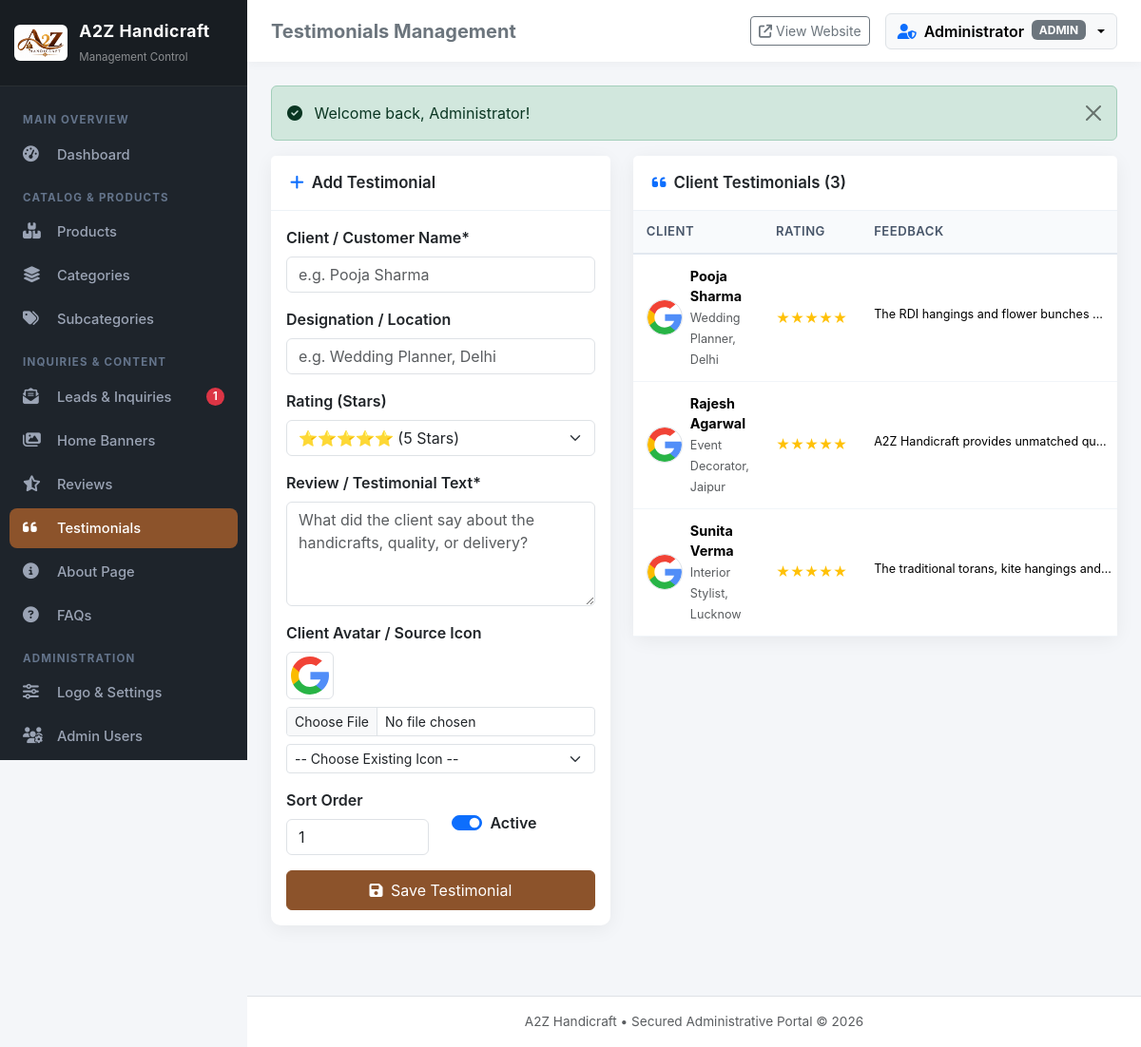
/admin/testimonials.php (signed in), run on the app's committed database.
### tables this page shows
CREATE TABLE IF NOT EXISTS `users` (
  `id` INT AUTO_INCREMENT PRIMARY KEY,
  `username` VARCHAR(60) NOT NULL UNIQUE,
  `email` VARCHAR(120) NOT NULL UNIQUE,
  `password` VARCHAR(255) NOT NULL,
  `full_name` VARCHAR(100) NOT NULL,
  `phone` VARCHAR(30) DEFAULT NULL,
  `role` ENUM('admin', 'manager', 'editor') NOT NULL DEFAULT 'admin',
  `avatar` VARCHAR(255) DEFAULT NULL,
  `status` TINYINT(1) NOT NULL DEFAULT 1,
  `failed_attempts` INT NOT NULL DEFAULT 0,
  `lockout_until` DATETIME DEFAULT NULL,
  `last_login_at` DATETIME DEFAULT NULL,
  `last_login_ip` VARCHAR(45) DEFAULT NULL,
  `created_at` TIMESTAMP DEFAULT CURRENT_TIMESTAMP,
  `updated_at` TIMESTAMP DEFAULT CURRENT_TIMESTAMP ON UPDATE CURRENT_TIMESTAMP
);

CREATE TABLE IF NOT EXISTS `testimonials` (
  `id` INT AUTO_INCREMENT PRIMARY KEY,
  `name` VARCHAR(150) NOT NULL,
  `designation` VARCHAR(150) DEFAULT NULL,
  `rating` INT NOT NULL DEFAULT 5,
  `content` TEXT NOT NULL,
  `image` VARCHAR(255) DEFAULT NULL,
  `sort_order` INT NOT NULL DEFAULT 0,
  `status` TINYINT(1) NOT NULL DEFAULT 1,
  `created_at` TIMESTAMP DEFAULT CURRENT_TIMESTAMP,
  `updated_at` TIMESTAMP DEFAULT CURRENT_TIMESTAMP ON UPDATE CURRENT_TIMESTAMP
);

### admin/testimonials.php (the view, shortened to what this page needs)
<?php
$pageTitle = 'Testimonials Management';
require_once __DIR__ . '/includes/header.php';
global $pdo;
$testimonials = $pdo->query("SELECT * FROM testimonials ORDER BY sort_order ASC, id ASC")->fetchAll();
$editItem = null;
?>
<div class="row">
    <div class="col-lg-5 mb-4">
        <div class="card">
            <div class="card-header bg-white">
                <span><i class="fa-solid <?= $editItem ? 'fa-pen-to-square text-warning' : 'fa-plus text-primary' ?> me-2"></i><?= $editItem ? 'Edit Testimonial' : 'Add Testimonial' ?></span>
            </div>
            <div class="card-body">
                <form action="" method="POST" enctype="multipart/form-data">
                    <div class="mb-3">
                        <label class="form-label fw-semibold">Client / Customer Name*</label>
                        <input type="text" name="name" class="form-control" value="<?= e($editItem['name'] ?? '') ?>" required placeholder="e.g. Pooja Sharma">
                    </div>
                    <div class="mb-3">
                        <label class="form-label fw-semibold">Designation / Location</label>
                        <input type="text" name="designation" class="form-control" value="<?= e($editItem['designation'] ?? '') ?>" placeholder="e.g. Wedding Planner, Delhi">
                    </div>
                    <div class="mb-3">
                        <label class="form-label fw-semibold">Rating (Stars)</label>
                        <select name="rating" class="form-select">
                            <option value="5" <?= (($editItem['rating'] ?? 5) == 5) ? 'selected' : '' ?>>⭐⭐⭐⭐⭐ (5 Stars)</option>
                        </select>
                    </div>
                    <div class="mb-3">
                        <label class="form-label fw-semibold">Review / Testimonial Text*</label>
                        <textarea name="content" class="form-control" rows="4" required placeholder="What did the client say about the handicrafts, quality, or delivery?"><?= e($editItem['content'] ?? '') ?></textarea>
                    </div>
                    <div class="mb-3">
                        <label class="form-label fw-semibold">Client Avatar / Source Icon</label>
                        <div class="mb-2">
                            <img src="<?= e(resolve_image_url($editItem['image'] ?? 'images/icon-google.svg')) ?>" id="testiImgPreview" class="border rounded p-1" style="max-height: 50px;">
                        </div>
                        <input type="file" name="image_file" class="form-control form-control-sm mb-2" data-preview-target="testiImgPreview" accept="image/*">
                        <select name="preset_image" class="form-select form-select-sm">
                            <option value="">-- Choose Existing Icon --</option>
                        </select>
                    </div>
                    <div class="row">
                        <div class="col-6 mb-3">
                            <label class="form-label fw-semibold">Sort Order</label>
                            <input type="number" name="sort_order" class="form-control" value="<?= e($editItem['sort_order'] ?? 1) ?>" min="0">
                        </div>
                        <div class="col-6 mb-3 pt-4">
                            <div class="form-check form-switch">
                                <input class="form-check-input" type="checkbox" name="status" id="testiStatus" <?= (!isset($editItem) || $editItem['status'] == 1) ? 'checked' : '' ?>>
                                <label class="form-check-label fw-semibold" for="testiStatus">Active</label>
                            </div>
                        </div>
                    </div>
                    <button type="submit" class="btn btn-primary-a2z w-100 py-2">
                        <i class="fa-solid fa-floppy-disk me-1"></i> <?= $editItem ? 'Update Testimonial' : 'Save Testimonial' ?>
                    </button>
                </form>
            </div>
        </div>
    </div>
    <div class="col-lg-7 mb-4">
        <div class="card">
            <div class="card-header bg-white">
                <span><i class="fa-solid fa-quote-left text-primary me-2"></i>Client Testimonials (<?= count($testimonials) ?>)</span>
            </div>
            <div class="card-body p-0 table-responsive">
                <table class="table table-hover align-middle mb-0">
                    <thead>
                        <tr>
                            <th>Client</th>
                            <th>Rating</th>
                            <th>Feedback</th>
                        </tr>
                    </thead>
                    <tbody>
                        <?php if (empty($testimonials)): ?>
                            <tr>
                                <td colspan="5" class="text-center py-4 text-muted">No testimonials found.</td>
                            </tr>
                        <?php else: ?>
                            <?php foreach ($testimonials as $t): ?>
                                <tr>
                                    <td>
                                        <div class="d-flex align-items-center gap-2">
                                            <img src="<?= e(resolve_image_url($t['image'])) ?>" class="rounded-circle border" style="width: 38px; height: 38px; object-fit: cover;">
                                            <div>
                                                <div class="fw-bold"><?= e($t['name']) ?></div>
                                                <small class="text-muted"><?= e($t['designation']) ?></small>
                                            </div>
                                        </div>
                                    </td>
                                    <td>
                                        <span class="text-warning">
                                            <?= str_repeat('★', $t['rating']) ?>
                                        </span>
                                    </td>
                                    <td>
                                        <small class="text-truncate d-inline-block" style="max-width: 250px;">
                                            <?= e($t['content']) ?>
                                        </small>
                                    </td>
                                </tr>
                            <?php endforeach; ?>
                        <?php endif; ?>
                    </tbody>
                </table>
            </div>
        </div>
    </div>
</div>
<?php require_once __DIR__ . '/includes/footer.php'; ?>

### admin/includes/navbar.php (shortened to what this page needs)
<header class="admin-topbar">
    <div class="d-flex align-items-center gap-3">
        <h5 class="m-0 fw-bold d-none d-sm-block text-secondary"><?= isset($pageTitle) ? e($pageTitle) : 'Admin Dashboard' ?></h5>
    </div>
    <div class="d-flex align-items-center gap-3">
        <a href="<?= BASE_URL ?>/index.php" target="_blank" class="btn btn-sm btn-outline-secondary d-flex align-items-center gap-1">
            <i class="fa-solid fa-arrow-up-right-from-square"></i>
            <span class="d-none d-md-inline">View Website</span>
        </a>
        <div class="dropdown">
            <button class="btn btn-light dropdown-toggle d-flex align-items-center gap-2 border" type="button" data-bs-toggle="dropdown" aria-expanded="false">
                <i class="fa-solid fa-user-shield text-primary"></i>
                <span class="fw-semibold d-none d-md-inline"><?= e($currentUser['full_name'] ?? 'Admin') ?></span>
                <span class="badge bg-secondary d-none d-lg-inline"><?= e(strtoupper($currentUser['role'] ?? 'ADMIN')) ?></span>
            </button>
        </div>
    </div>
</header>

### admin/assets/css/admin.css (style rules this page uses)
:root { --primary-color: #8c532b; --primary-hover: #734321; --primary-light: #f7ede2; --secondary-color: #1a1e21; --sidebar-bg: #1e242b; --sidebar-active: #8c532b; --sidebar-text: #9ba4b5; --card-shadow: 0 4px 20px rgba(0,0,0,0.06); --border-radius: 10px; }
body { background-color: #f4f6f9; font-family: -apple-system, BlinkMacSystemFont, "Segoe UI", Roboto, "Helvetica Neue", Arial, sans-serif; color: #333; overflow-x: hidden; }
.admin-topbar { background: #fff; height: 65px; box-shadow: 0 2px 10px rgba(0,0,0,0.04); display: flex; align-items: center; justify-content: space-between; padding: 0 25px; position: sticky; top: 0; z-index: 99; }
.card { border: none; border-radius: var(--border-radius); box-shadow: var(--card-shadow); margin-bottom: 25px; }
.card-header { background: #fff; border-bottom: 1px solid #edf2f7; padding: 16px 20px; font-weight: 600; font-size: 1.05rem; display: flex; align-items: center; justify-content: space-between; }
.table thead th { background-color: #f8fafc; color: #475569; font-weight: 600; font-size: 0.82rem; text-transform: uppercase; letter-spacing: 0.5px; border-bottom: 2px solid #e2e8f0; padding: 12px 14px; }
.table tbody td { padding: 12px 14px; vertical-align: middle; font-size: 0.9rem; border-bottom: 1px solid #f1f5f9; }
.btn-primary-a2z { background-color: var(--primary-color); border-color: var(--primary-color); color: #fff; }

### data on the page
users: full_name "Administrator", role "ADMIN"
testimonials: image (picture), name "Pooja Sharma", designation "Wedding Planner, Delhi", rating "★★★★★", content "The RDI hangings and flower bunches…"
testimonials: image (picture), name "Rajesh Agarwal", designation "Event Decorator, Jaipur", rating "★★★★★", content "A2Z Handicraft provides unmatched qu…"
testimonials: image (picture), name "Sunita Verma", designation "Interior Stylist, Lucknow", rating "★★★★★", content "The traditional torans, kite hangings and…"

### other printed values
$siteName "A2Z Handicraft"
$unreadLeadsCount "1"
$pageTitle "Testimonials Management"
$flash['message'] "Welcome back, Administrator!"
count($testimonials) "3"
get_setting('site_name', 'A2Z Handicraft') "A2Z Handicraft"
